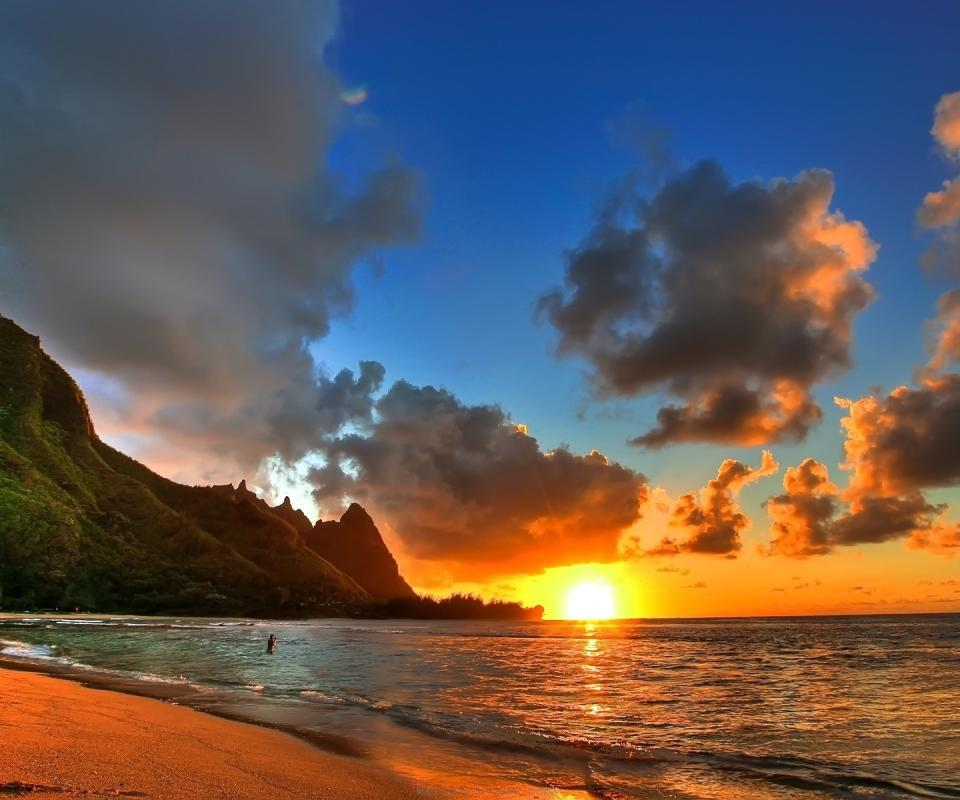
#> input picture beach.jpg, 960 x 800 px
$ python canny_edge_basic.py
#> lines starting #> are read from the running program, lines starting #| are printed output that depends on the picture; after the words box and inside, x2 and y2 are one past the last pixel; in counts of white or black regions, pixels touching at a corner belong together
import cv2
import numpy as np
from matplotlib import pyplot as plt

img = cv2.imread('beach.jpg',0)
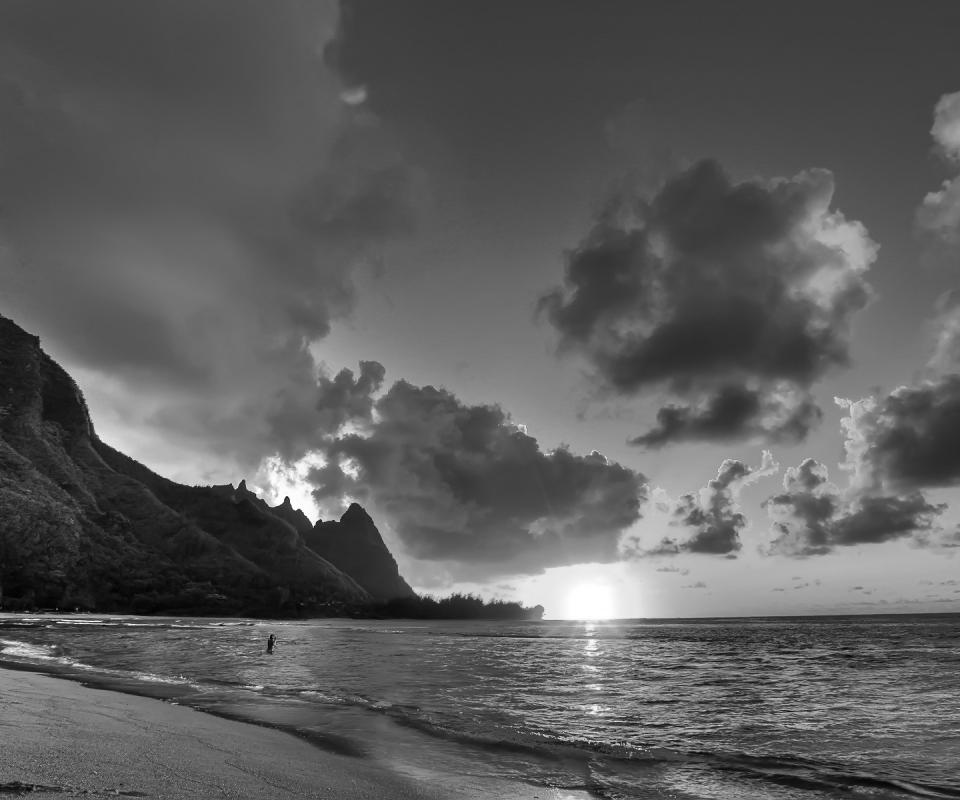
#> img: shape (800, 960); min 0, max 255, mean 92.5
edges = cv2.Canny(img,150,170)
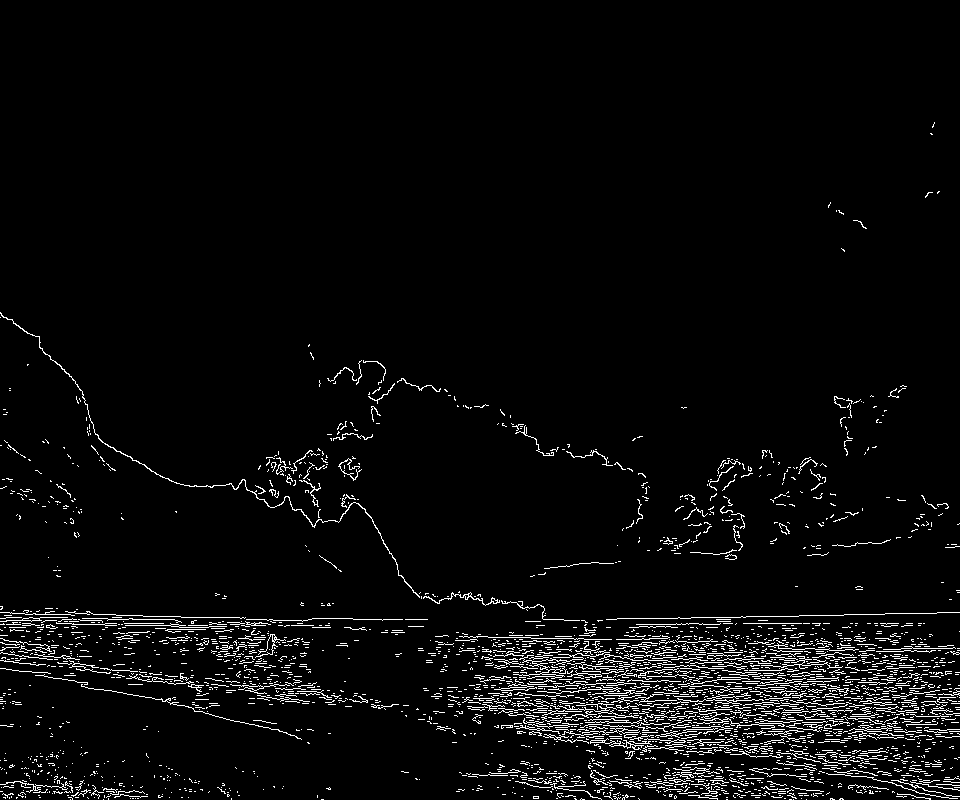
#> edges: shape (800, 960); 4% white in thin lines or dots, all inside (x1, y1, x2, y2) = (0, 122, 960, 800)

cap = cv2.VideoCapture(0)

# [31 lines of commented-out code are left out]
while(cap.isOpened()):
    ret, frame = cap.read()
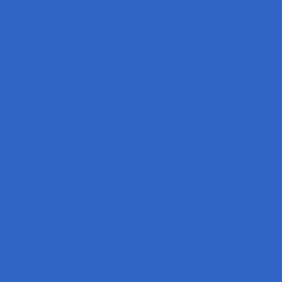
#> input picture rgb_50_100_200.jpg, 47 x 47 px, given in place of the camera (shown 6 times larger)
#> frame is the input picture: shape (47, 47, 3); mean B, G, R 199, 100, 50
    if ret:
        frame = frame[:,:,::-1] #BGR->RGB
        gray = cv2.cvtColor(frame, cv2.COLOR_RGB2GRAY)
#> gray: shape (47, 47); every value is 96
        gaus = cv2.adaptiveThreshold(gray,255,cv2.ADAPTIVE_THRESH_GAUSSIAN_C,cv2.THRESH_BINARY,11,2)
#> gaus: shape (47, 47); every value is 255
        cv2.imshow('gaussian', gaus)
        if cv2.waitKey(1) & 0xFF == ord('q'):
#> (key q is pressed here)
            break
    else:
        break
cap.release()
cv2.destroyAllWindows()
